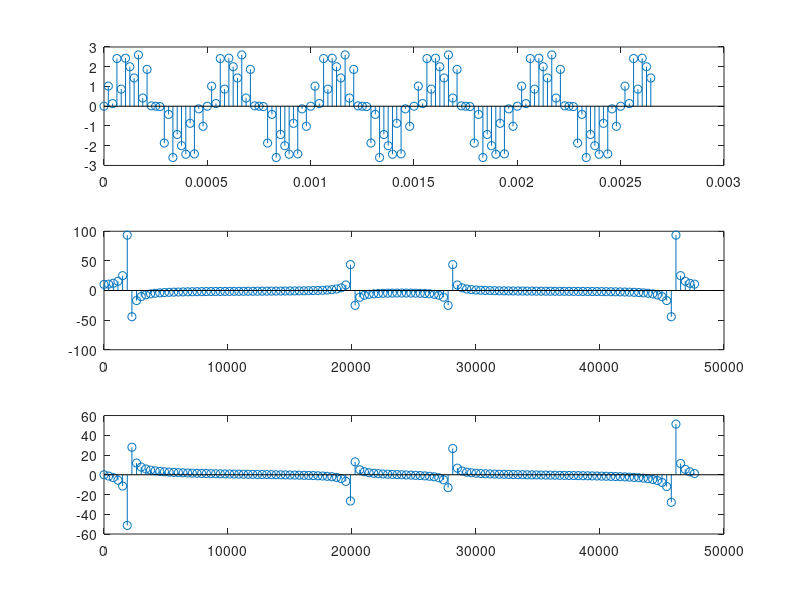

Reproduce this figure in MATLAB.
clc;
clear;
clear all;
N     =  128;
n     =  (0:1:N-1);
fs    =  48000;
f1    =  2000;
f2    =  20000;
t     =  (0:1:N-1)*1/fs;
x     =   2*sin(2*pi*(f1/fs)*n)+1*sin(2*pi*(f2/fs)*n);
xINT  =   floor(2^8*x);
subplot(3,1,1);
stem(t,x);
y     =   fft(x);
yAbs  =   abs(y);
f     =   (0:1:N-1)*fs/N;
subplot(3,1,2);
stem(f,y);
subplot(3,1,3);
stem(f,imag(y));

x;
xINT
y;